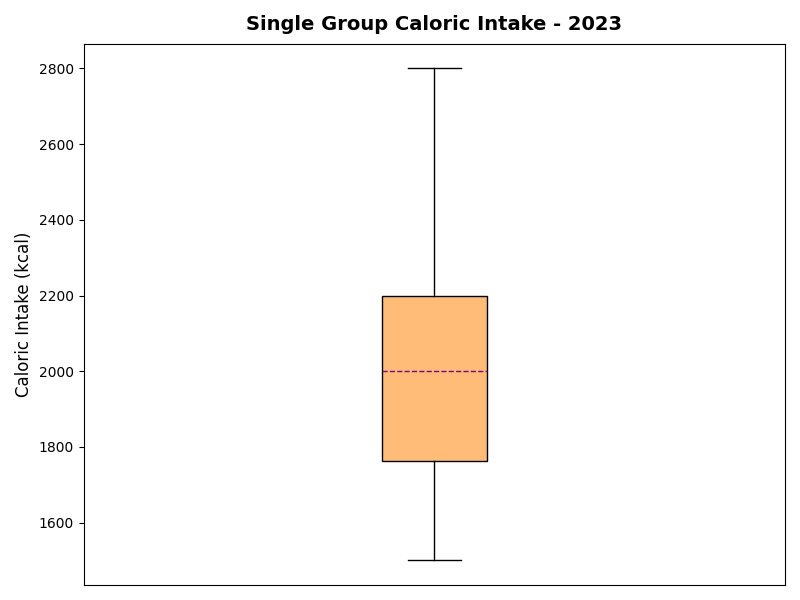

Write the Python code that produced this figure.
import matplotlib.pyplot as plt
import numpy as np

# Single dataset for plotting a boxplot
data = [1800, 1900, 1600, 1800, 2000, 1700, 1650, 1750, 1800, 1550,
        2250, 2350, 2500, 2400, 2300, 2600, 2200, 2300, 2700, 2800,
        2100, 2200, 2500, 2000, 2100, 2300, 2150, 2400, 2100, 2200,
        2000, 1900, 1800, 2100, 1850, 2200, 2000, 1950, 1750, 1900,
        1550, 1700, 1600, 1650, 2000, 1500, 1750, 1700, 1800, 1900]

# Initialize the plot
fig, ax = plt.subplots(figsize=(8, 6))

# Plot the vertical boxplot
ax.boxplot(
    data, 
    vert=True, 
    patch_artist=True, 
    boxprops=dict(facecolor='#FFBB78', color='black'),
    whiskerprops=dict(color='black'), 
    capprops=dict(color='black'),
    medianprops=dict(color='purple', linestyle='--')
)

# Set titles and labels
ax.set_title('Single Group Caloric Intake - 2023', fontsize=14, fontweight='bold', pad=10)
ax.set_ylabel('Caloric Intake (kcal)', fontsize=12)
ax.set_xticks([])  # Single boxplot, no specific x-tick labels needed

# Add grid on x-axis
ax.grid(axis='x', linestyle='-', linewidth=0.5)

# Show plot
plt.tight_layout()
plt.show()
